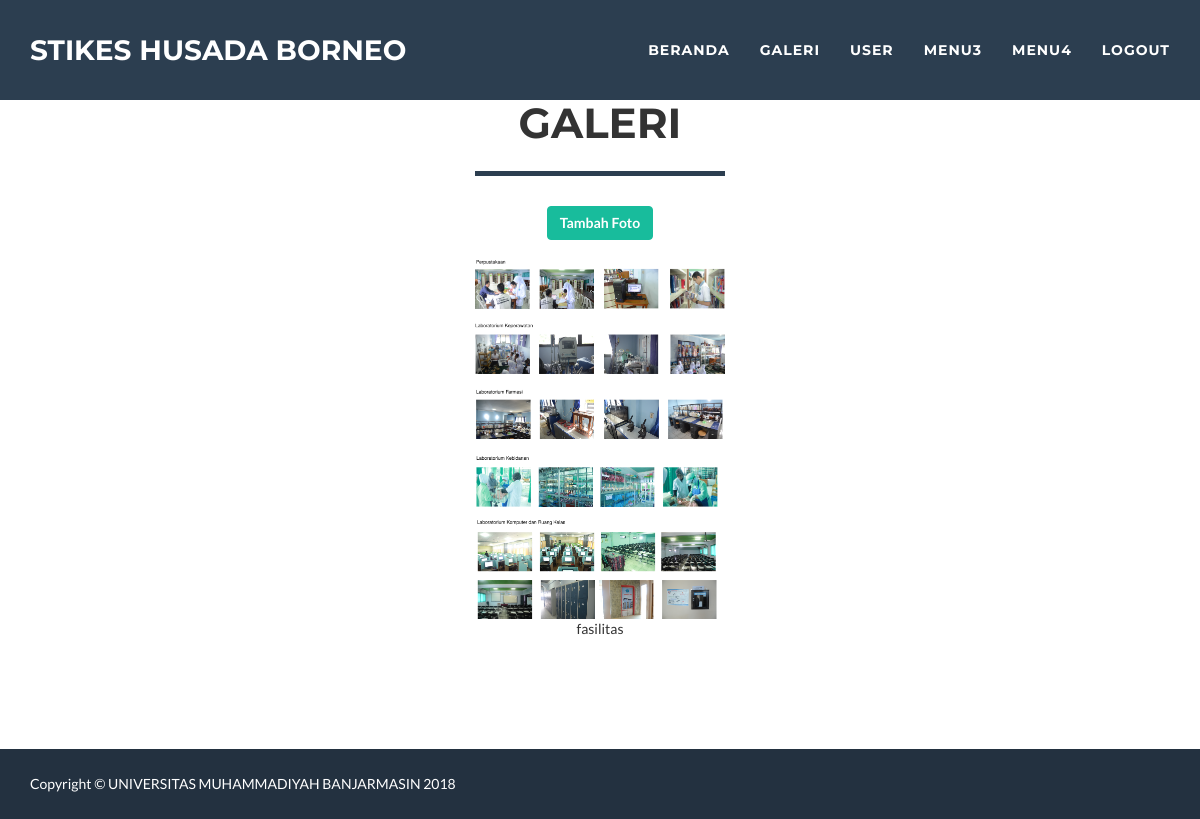
Screenshot of /admin/galeri_admin.php (signed in) with the database file from the repository.
### tables this page shows
CREATE TABLE IF NOT EXISTS `galeri` (
  `id_foto` int(11) NOT NULL AUTO_INCREMENT,
  `deskripsi` varchar(200) NOT NULL,
  `file_gambar` varchar(200) NOT NULL,
  PRIMARY KEY (`id_foto`)
);

### admin/galeri_admin.php (the view, shortened to what this page needs)
<?php
include("../masterpages/header_admin.php");
?>
<section id="portfolio">
    <div class="container">
        <div class="row">
            <div class="col-lg-12 text-center">
                <h2>Galeri</h2>
                <hr class="star-primary">
            </div>
        </div>
        <div class="row text-center">
            <a href="galeri_tambah.php" class="btn btn-success" role="button">Tambah Foto</a>
            <br/>
            <br/>
            <?php
            $data = mysql_query("SELECT * FROM galeri");
            while ($x = mysql_fetch_array($data)) {
                echo "<img style='width: 250px;' src=\"" . $x['file_gambar'] . "\"><br>";
                echo $x['deskripsi'] . "<p>\n";
            }
            ?>
        </div>
    </div>
</section>
<?php
include("../masterpages/footer.php");
?>

### rows the page displays
galeri: file_gambar (picture), deskripsi "fasilitas"

### other values shown
$judul "STIKES HUSADA BORNEO"
